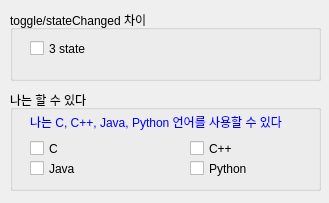
<?xml version="1.0" encoding="UTF-8"?>
<ui version="4.0">
 <class>MainWindow</class>
 <widget class="QMainWindow" name="MainWindow">
  <property name="geometry">
   <rect>
    <x>0</x>
    <y>0</y>
    <width>329</width>
    <height>203</height>
   </rect>
  </property>
  <property name="windowTitle">
   <string>MainWindow</string>
  </property>
  <property name="toolButtonStyle">
   <enum>Qt::ToolButtonIconOnly</enum>
  </property>
  <property name="animated">
   <bool>false</bool>
  </property>
  <widget class="QWidget" name="centralwidget">
   <widget class="QGroupBox" name="groupBox">
    <property name="geometry">
     <rect>
      <x>10</x>
      <y>10</y>
      <width>311</width>
      <height>71</height>
     </rect>
    </property>
    <property name="title">
     <string>toggle/stateChanged 차이</string>
    </property>
    <property name="flat">
     <bool>false</bool>
    </property>
    <property name="checkable">
     <bool>false</bool>
    </property>
    <property name="checked">
     <bool>false</bool>
    </property>
    <widget class="QCheckBox" name="chkTri">
     <property name="geometry">
      <rect>
       <x>20</x>
       <y>30</y>
       <width>82</width>
       <height>17</height>
      </rect>
     </property>
     <property name="text">
      <string>3 state</string>
     </property>
     <property name="tristate">
      <bool>true</bool>
     </property>
    </widget>
   </widget>
   <widget class="QGroupBox" name="groupBox_2">
    <property name="geometry">
     <rect>
      <x>10</x>
      <y>90</y>
      <width>311</width>
      <height>101</height>
     </rect>
    </property>
    <property name="title">
     <string>나는 할 수 있다</string>
    </property>
    <widget class="QLabel" name="lblMsg">
     <property name="geometry">
      <rect>
       <x>20</x>
       <y>22</y>
       <width>281</width>
       <height>20</height>
      </rect>
     </property>
     <property name="styleSheet">
      <string notr="true">color: rgb(0, 0, 255);</string>
     </property>
     <property name="text">
      <string>나는 C, C++, Java, Python 언어를 사용할 수 있다</string>
     </property>
    </widget>
    <widget class="QCheckBox" name="chkC">
     <property name="geometry">
      <rect>
       <x>20</x>
       <y>50</y>
       <width>82</width>
       <height>17</height>
      </rect>
     </property>
     <property name="text">
      <string>C</string>
     </property>
     <property name="tristate">
      <bool>false</bool>
     </property>
     <attribute name="buttonGroup">
      <string notr="true">buttonGroup</string>
     </attribute>
    </widget>
	 <widget class="QCheckBox" name="chkCpp">
     <property name="geometry">
      <rect>
       <x>180</x>
       <y>50</y>
       <width>82</width>
       <height>17</height>
      </rect>
     </property>
     <property name="text">
      <string>C++</string>
     </property>
     <property name="tristate">
      <bool>false</bool>
     </property>
     <attribute name="buttonGroup">
      <string notr="true">buttonGroup</string>
     </attribute>
    </widget>
    <widget class="QCheckBox" name="chkJava">
     <property name="geometry">
      <rect>
       <x>20</x>
       <y>70</y>
       <width>82</width>
       <height>17</height>
      </rect>
     </property>
     <property name="text">
      <string>Java</string>
     </property>
     <property name="tristate">
      <bool>false</bool>
     </property>
     <attribute name="buttonGroup">
      <string notr="true">buttonGroup</string>
     </attribute>
    </widget>
    <widget class="QCheckBox" name="chkPython">
     <property name="geometry">
      <rect>
       <x>180</x>
       <y>70</y>
       <width>82</width>
       <height>17</height>
      </rect>
     </property>
     <property name="text">
      <string>Python</string>
     </property>
     <property name="tristate">
      <bool>false</bool>
     </property>
     <attribute name="buttonGroup">
      <string notr="true">buttonGroup</string>
     </attribute>
    </widget>
   </widget>
  </widget>
 </widget>
 <tabstops>
  <tabstop>chkTri</tabstop>
  <tabstop>chkC</tabstop>
  <tabstop>chkCpp</tabstop>
  <tabstop>chkJava</tabstop>
  <tabstop>chkPython</tabstop>
 </tabstops>
 <resources/>
 <connections/>
 <buttongroups>
  <buttongroup name="buttonGroup">
   <property name="exclusive">
    <bool>false</bool>
   </property>
  </buttongroup>
 </buttongroups>
</ui>
